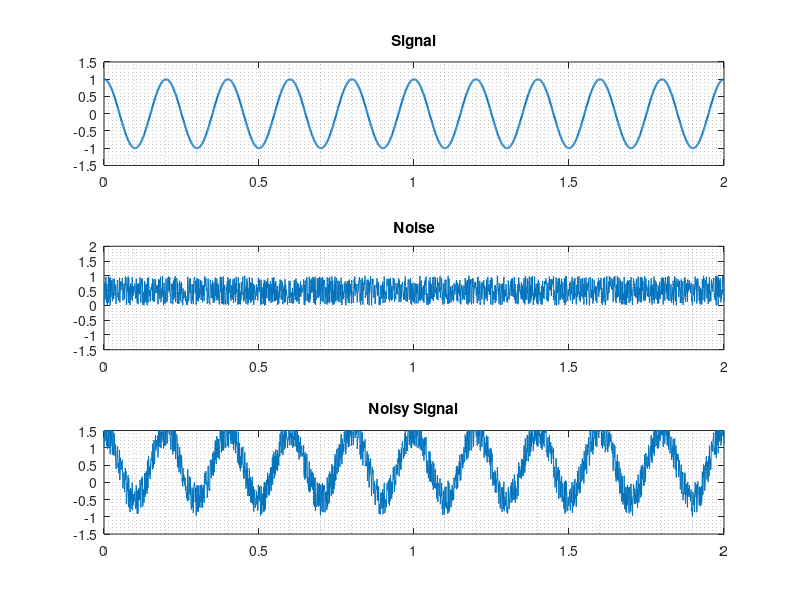
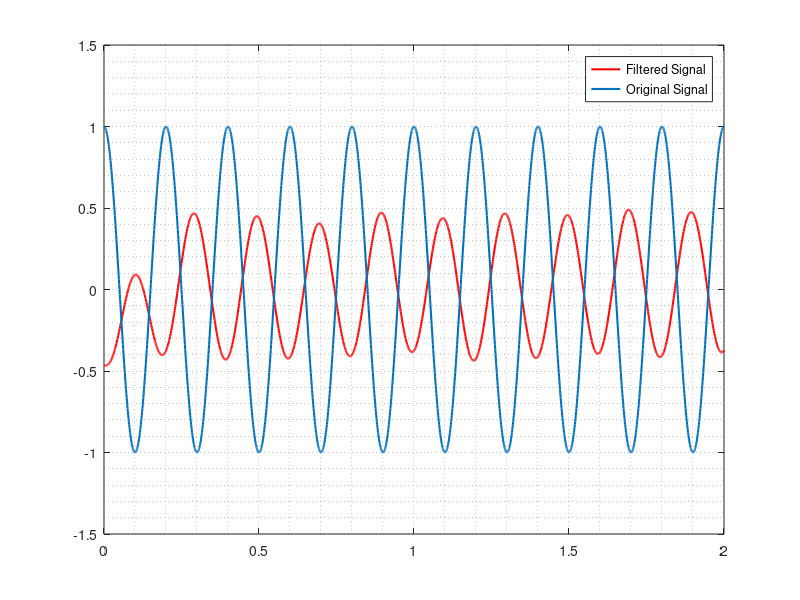

Recreate these plots in MATLAB, in order.
close all;clear;clc;

%% Declarations

ts = 0.001;
fs = 1/ts;
fc = 5;
t = 0:ts:2;
Wn = pi*fc/(2*fs);
n = 3;

%% Preparation

signal = cos(2*pi*fc*t);
noise = rand(1, length(signal)); % Generating Random Noise
noisySignal = signal + noise;

%% Filtering Stage

[b,a] = butter(n, Wn, 'low');
filteredSignal = filter(b, a, noisySignal);
filteredSignal = filteredSignal - mean(filteredSignal); % Subtracting the mean to block DC Component

%% Plotting

figure(1)
subplot(3,1,1)
plot(t, signal, 'linewidth', 1.5)
title('Signal')
ylim([-1.5 1.5])
grid minor

subplot(3,1,2)
plot(t, noise)
title('Noise')
ylim([-1.5 2])
grid minor

subplot(3,1,3)
plot(t, noisySignal)
title('Noisy Signal')
ylim([-1.5 1.5])
grid minor

figure(2)
plot(t, filteredSignal, 'r', 'linewidth', 1.5)
hold on
plot(t, signal, 'linewidth', 1.5)
hold off
legend('Filtered Signal', 'Original Signal')
grid minor
ylim([-1.5 1.5]) 
